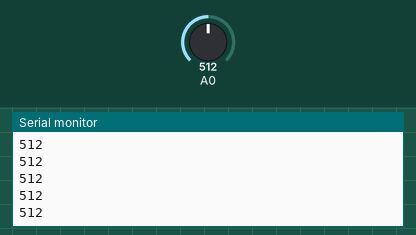
Bench run of a sketch on a simulated Arduino Uno, built with avr-gcc and run on an emulated ATmega328P. On the bench: the last lines printed to the serial monitor. The test bench sets the inputs (shaded band); at power-on: A0 = 512.

Above: at 1.2 s.
1.3 s: A0 set to 716
At 2.2 s:
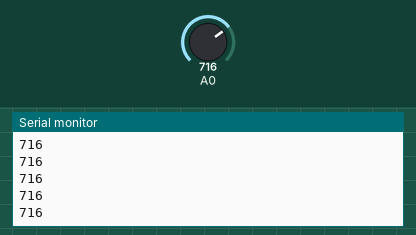
2.8 s: A0 set to 900
At 3.6 s:
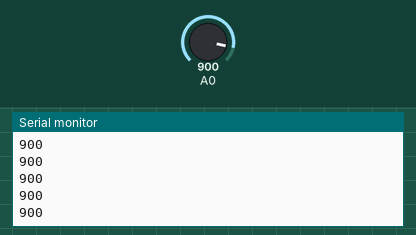
Timing chart, 0 to 5.8 s (numbered marks = the images above; inputs shaded):
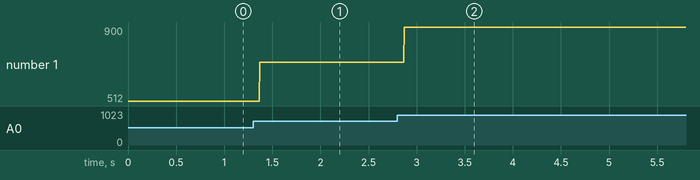

The sketch:

B-Arduino.ino
```cpp
#include <Timer.h>
#include <SPI.h>
#include <SD.h>

Timer t;
int interval = 1; //ms
//File file;
int8_t id;

void setup() {
  // put your setup code here, to run once:
  Serial.begin(9600);
  //SD.begin(4);
  //file = SD.open("D:\faculdade\5º ano\Projeto de Sensores, Sinais e Instrumentação\Labs\Lab_6\b1.txt", FILE_WRITE);
  t.every(interval, get_value, (void*)0);
}

void loop() {
  // put your main code here, to run repeatedly:
  //id = t.every(sampling_frequency, file.println(analogRead(A0)),(void*)0);
  t.update();
  //t.after(4000, stop, (void*)0);

}

/*
void stop(){
  t.stop(id); file.close();
}
*/
void get_value() {
  Serial.println(analogRead(A0));
  }
```

Measured:
- after the input at 1.3 s, the serial monitor: prints a new line after 0.07 s (image 1)
- after the input at 2.8 s, the serial monitor: prints a new line after 0.07 s (image 2)
- plotted number 1: 512 → 716 after the input at 1.3 s, 716 → 900 after the input at 2.8 s
